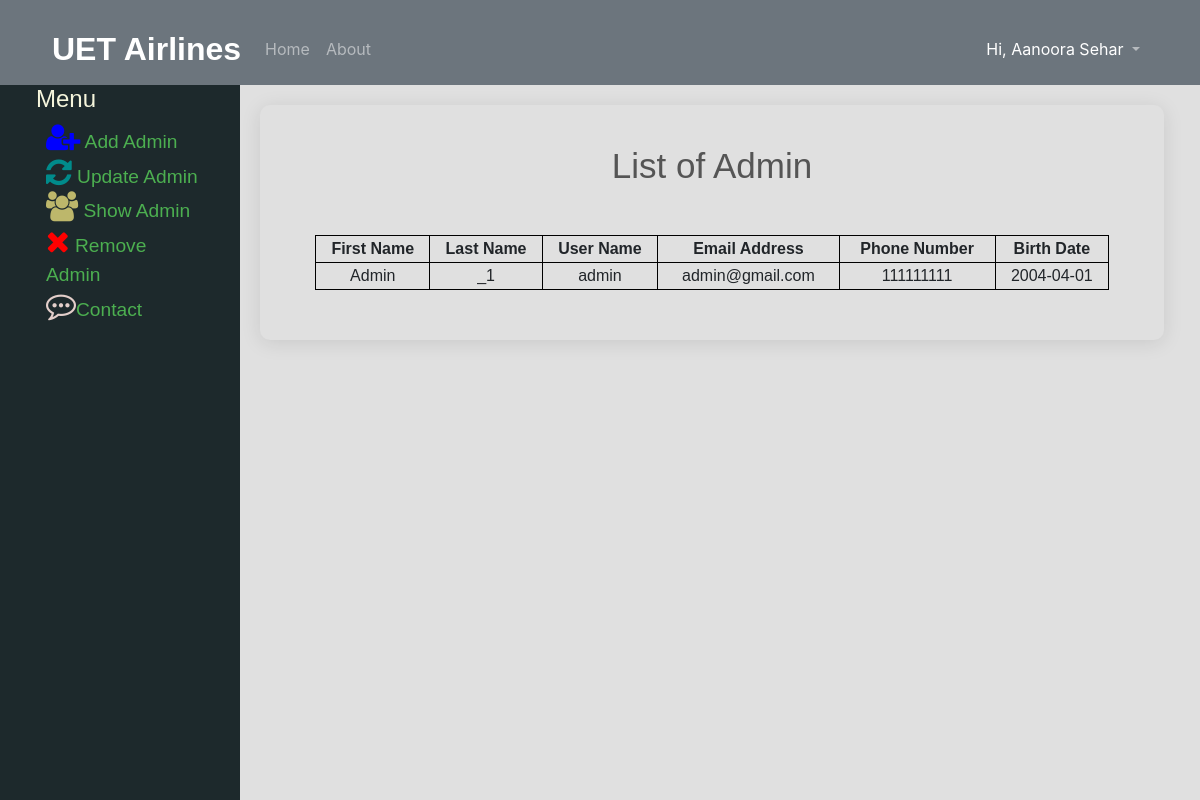
The page /showadmin.php (signed in) on the database its author committed.
### tables this page shows
CREATE TABLE `users` (
  `userid` int(20) NOT NULL,
  `fname` varchar(11) NOT NULL,
  `lname` varchar(11) NOT NULL,
  `uname` varchar(11) NOT NULL,
  `email` varchar(30) NOT NULL,
  `phone` int(11) NOT NULL,
  `gender` varchar(11) NOT NULL,
  `bdate` date NOT NULL,
  `pass` varchar(11) NOT NULL,
  `utype` varchar(20) NOT NULL
);

### database_connect.php (called while the page is built, shortened)
<?php
	 $serverName="localhost";
	 $userName="root";
	 $password="";
	 $dbName="airlinedb";
	function get($query)
	{
        $data=array();
		global $serverName,$userName,$password,$dbName;
		$conn = mysqli_connect( $serverName, $userName, $password, $dbName);
        $result=mysqli_query($conn,$query);
        if(mysqli_num_rows($result) > 0)
        {
            while($row = mysqli_fetch_assoc($result))
            {
                $entity=array();
                foreach($row as $k=>$v)
                {
                    $entity[$k] = $row[$k];
                }
                $data[] = $entity;
            }
        }
		return $data;
	}
	function getU($query)
	{
		global $serverName;
		global $userName;
		global $password;
		global $dbName;
		$conn = mysqli_connect( $serverName, $userName, $password, $dbName);
		$result=mysqli_query($conn,$query);
		return $result;
	}
?>

### navbarController.php (called while the page is built, shortened)
<?php
    require_once '../../models/database_connect.php';
    $name3=$_SESSION['loggedinuser'];
    $query ="SELECT fname, lname FROM users WHERE uname='$name3'";
    $userName = getU($query);
    if(mysqli_num_rows($userName) > 0)
    {
        while($rows = mysqli_fetch_assoc($userName))
        {
            $name= $rows["fname"];
            $name1= $rows["lname"];
        }
    }
?>

### showadminController.php (called while the page is built, shortened)
<?php
require_once '../../models/database_connect.php';
    function getAllAdmin(){
        $utype="admin";
        $query ="SELECT * FROM users WHERE utype='$utype'";
        $admin = get($query);
        return $admin;
    }
?>

### showadmin.php (the view, shortened to what this page needs)
<?php
require '../../controllers/superadmin/showadminController.php';
$admins = getAllAdmin();
?>
<!DOCTYPE html>
<html lang="en">
  <head>
    <link
      rel="stylesheet"
      href="https://maxcdn.bootstrapcdn.com/bootstrap/4.4.1/css/bootstrap.min.css"
    />
    <link
      rel="stylesheet"
      href="https://cdnjs.cloudflare.com/ajax/libs/font-awesome/4.7.0/css/font-awesome.min.css"
    />
    <link rel="stylesheet" href="css/showadmin.css" />
  </head>
  <body>
    <?php include "navbar.php"; ?>
    <section id="admin-menu">
    <?php include "superadminmenu.php"; ?>
      <div class="split-right">
        <div>
          <div class="search p-l-55 p-r-55 p-t-65 p-b-50">
            <form action="uselectticket.html" class="search-form">
              <span class="search-form-title">List of Admin</span>
              <br />
              <br />
              <table class="search-table" style="width: 100%">
                <thead class="search-table">
                  <tr>
                    <th class="search-table">First Name</th>
                    <th class="search-table">Last Name</th>
                    <th class="search-table">User Name</th>
                    <th class="search-table">Email Address</th>
                    <th class="search-table">Phone Number</th>
                    <th class="search-table">Birth Date</th>
                  </tr>
                </thead>
                <tbody class="search-table">
                <?php
				foreach($admins as $admin)
				{
					echo "<tr>";
						echo '<td class="search-table">'.$admin["fname"].'</td>';
						echo '<td class="search-table">'.$admin["lname"].'</td>';
						echo '<td class="search-table">'.$admin["uname"].'</td>';
						echo '<td class="search-table">'.$admin["email"].'</td>';
            echo '<td class="search-table">'.$admin["phone"].'</td>';
						echo '<td class="search-table">'.$admin["bdate"].'</td>';
            echo "</tr>";
				}
			?>
                </tbody>
              </table>
            </form>
          </div>
        </div>
      </div>
    </section>
  </body>
</html>

### navbar.php (shortened to what this page needs)
<?php
require_once '../../controllers/admin/navbarController.php';
?>
<html>
<body>
<section id="navbar">
      <div class="container-fluid">
        <nav class="navbar navbar-expand-sm bg-secondary navbar-dark">
          <a class="navbar-brand" href="../index.php"
            >UET Airlines</a
          >
          <ul class="navbar-nav">
            <li class="nav-item">
              <a class="nav-link" href="admin.php">Home</a>
            </li>
            <li class="nav-item">
              <a class="nav-link" href="#">About</a>
            </li>
          </ul>
          <div class="collapse navbar-collapse">
            <ul class="navbar-nav ml-auto">
              <li class="nav-item dropdown">
                <a
                  class="nav-link dropdown-toggle"
                  href="#"
                  id="navbardrop"
                  data-toggle="dropdown"
                >
                <span style="color: #fff">Hi, <?php echo $name." ".$name1; ?> </span>
                </a>
              </li>
            </ul>
          </div>
        </nav>
      </div>
    </section>
</body>
</html>

### showadmin.css (style rules this page uses)
#navbar { background-color: #6c757d; }
.container-fluid { padding: 1% 3%; }
.navbar-brand { font-family: "Montserrat", sans-serif; font-weight: 700; font-size: 2rem; }
#admin-menu { font-family: "Montserrat", sans-serif; }
.split-right { height: 100%; width: 80%; position: fixed; z-index: 1; overflow-x: hidden; padding-top: 20px; right: 0; background: rgb(224, 224, 224); font-family: "Montserrat", sans-serif; top: 85px; padding: 0% 3%; padding-left: 20px; }
.p-l-55 { padding-left: 55px; }
.p-r-55 { padding-right: 55px; }
.p-t-65 { padding-top: 40px; }
.p-b-50 { padding-bottom: 50px; }
.search { margin-top: 20px; width: 100%; background: rgb(224, 224, 224); border-radius: 10px; overflow: hidden; box-shadow: 0 3px 20px 0px rgba(0, 0, 0, 0.1); -moz-box-shadow: 0 3px 20px 0px rgba(0, 0, 0, 0.1); -webkit-box-shadow: 0 3px 20px 0px rgba(0, 0, 0, 0.1); -o-box-shadow: 0 3px 20px 0px rgba(0, 0, 0, 0.1); -ms-box-shadow: 0 3px 20px 0px rgba(0, 0, 0, 0.1); }
.search-form-title { display: block; font-family: "Montserrat", sans-serif; font-size: 35px; color: #555555; line-height: 1.2; text-align: center; }
.search-form { width: 100%; }
.search-table { border: 1px solid black; border-collapse: collapse; text-align: center; }

### rows shown on the page
users: fname "Aanoora", lname "Sehar"
users: fname "Admin", lname "_1", uname "admin", email "admin@gmail.com", phone "111111111", bdate "2004-04-01"
